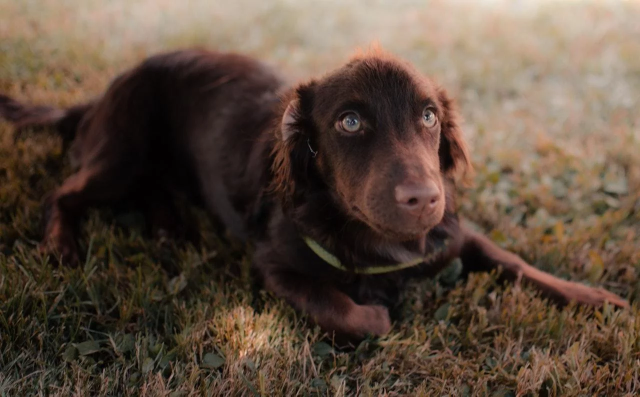
#> input picture 3-Machine_Learning/2-No_Supervisado/2-PCA/Teoria/img/my_doggo_sample.jpeg, 1280 x 793 px (shown at 1/2 size)
$ jupyter execute irene_2_Compress_image.ipynb
#> lines starting #> are read from the running program, lines starting #| are printed output that depends on the picture
A typical digital image is made by stacking Red, Blue and Green pixel arrays of intensities ranging from 0 to 255.

A grayscale image does not contain color but only shades of gray. The pixel intensity in a grayscale image varies from black (0 intensity) to white (255 full intensity) to make it what we usually call as a Black & White image.

Digits dataset is a grayscale image dataset of handwritten digit having 1797 8×8 images.

[cell 1]
#importing the dataset
import numpy as np
import matplotlib.pyplot as plt
from sklearn.datasets import load_digits

digits = load_digits()
data = digits.data
data.shape

[cell 2]
data[0].reshape(8, 8)

sklearn.datasets module makes it quick to import digits data by importing load_digits class from it. The shape of the digit data is (1797, 64). 8×8 pixels are flattened to create a vector of length 64 for every image.

[cell 3]
#taking a sample image to view
#Remember image is in the form of numpy array.
image_sample = data[0,:].reshape(8,8)
image_sample

[cell 4]
digits.data.shape

[cell 5]
plt.imshow(image_sample, cmap='binary')
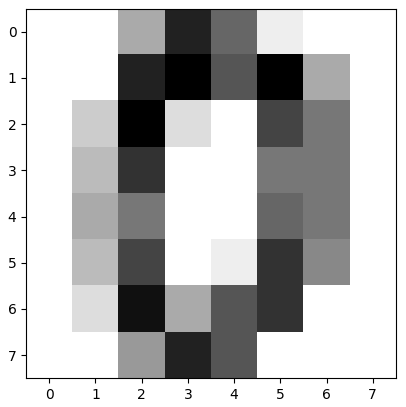
#> figure drawn by matplotlib, 1 panel

Now, using PCA, let’s reduce the image dimensions from 64 to just 2 so that we can visualize the dataset using a Scatterplot.

[cell 6]
from sklearn.decomposition import PCA

pca = PCA(2)
converted_data = pca.fit_transform(digits.data)

converted_data.shape

We can also pass a float value less than 1 instead of an integer number. i.e. PCA(0.90) this means the algorithm will find the principal components which explain 90% of the variance in data.

[cell 7]
#plt.style.use('seaborn-whitegrid')
plt.figure(figsize = (10,6))
c_map = plt.cm.get_cmap('jet', 10)
plt.scatter(converted_data[:, 0], converted_data[:, 1], s = 15,
            cmap = c_map , c = digits.target)
plt.colorbar()
plt.xlabel('PC-1') , plt.ylabel('PC-2')
plt.show();
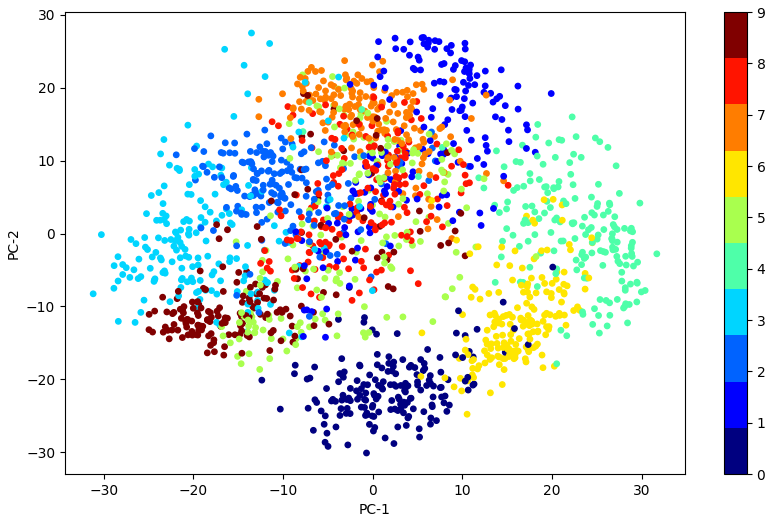
#> figure drawn by matplotlib, 2 panels

Another cool application of PCA is in Image compression. Let’s have a look at how can we achieve this with python.

[cell 8]
# %pip install opencv-python

[cell 9]
# Importing required libraries
import cv2
import numpy as np
from sklearn.decomposition import PCA

[cell 10]
# Loading the image
img = cv2.imread('img/my_doggo_sample.jpeg')
#> img is the input picture: shape (793, 1280, 3); mean B, G, R 62.4, 75.8, 93.3

[cell 11]
img.shape
#> Out = (793, 1280, 3)

[cell 12]
793*1280*3

[cell 13]
img[0].shape
#> Out = (1280, 3)

[cell 14]
img

[cell 15]
plt.imshow(img);

[cell 16]
rgb_image = cv2.cvtColor(img, cv2.COLOR_BGR2RGB)
plt.imshow(rgb_image);

[cell 17]
img.shape
#> Out = (793, 1280, 3)

[cell 18]
img.size
#> Out = 3045120

[cell 19]
793*1280

[cell 20]
img

[cell 21]
# Splitting the image in R,G,B arrays.
blue, green, red = cv2.split(img)
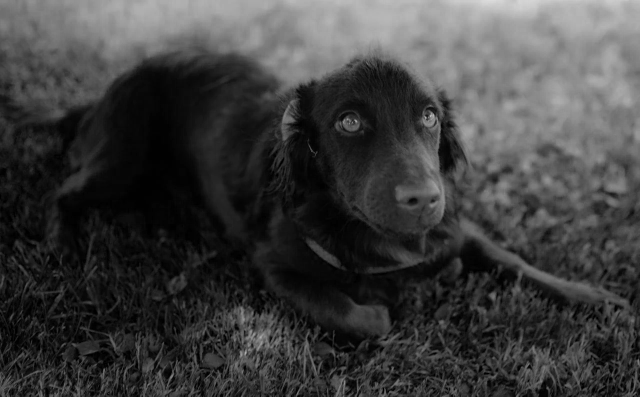
#> blue: shape (793, 1280) (shown at 1/2 size); min 0, max 220, mean 62.4
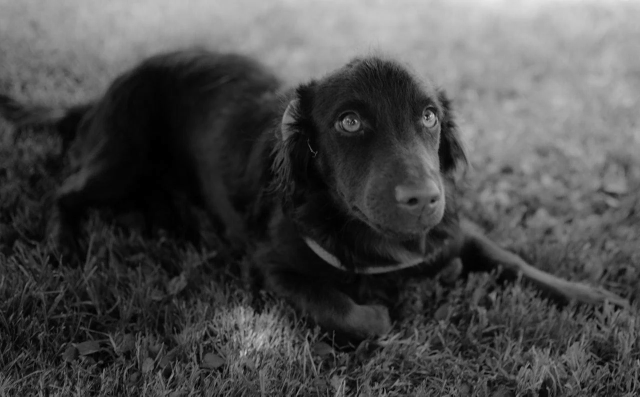
#> green: shape (793, 1280) (shown at 1/2 size); min 0, max 232, mean 75.8

#it will split the original image into Blue, Green and Red arrays.

[cell 22]
blue.shape
#> Out = (793, 1280)

[cell 23]
793*1280

[cell 24]
img_not_compressed = cv2.merge([red,green,blue])
#viewing the not compressed image
plt.imshow(img_not_compressed);

[cell 25]
img_not_compressed = cv2.merge([blue, green, red])
#viewing the not compressed image
plt.imshow(img_not_compressed);

OpenCV will split into Blue, Green, and Red channels instead of Red, Blue, and Green. Be very careful of the sequence here.

[cell 26]
# Initialize PCA with first 20 principal components
pca = PCA(20)

#Applying to red channel and then applying inverse transform to transformed array.
red_transformed = pca.fit_transform(red)
print('red_transformed.shape:', red_transformed.shape)
#| red_transformed.shape: (793, 20)
red_inverted = pca.inverse_transform(red_transformed)
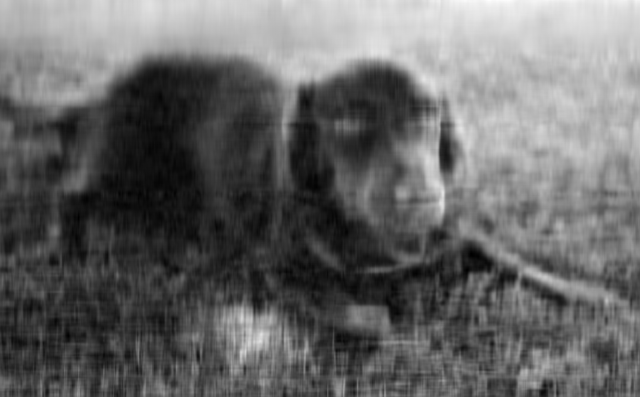
#> red_inverted: shape (793, 1280) float64 (shown at 1/2 size); min -10.84, max 246.3, mean 93.3; drawn with min black and max white
print('red_inverted.shape:', red_inverted.shape)
#| red_inverted.shape: (793, 1280)

#Applying to Green channel and then applying inverse transform to transformed array.
green_transformed = pca.fit_transform(green)
print('green_transformed.shape:', green_transformed.shape)
#| green_transformed.shape: (793, 20)
green_inverted = pca.inverse_transform(green_transformed)
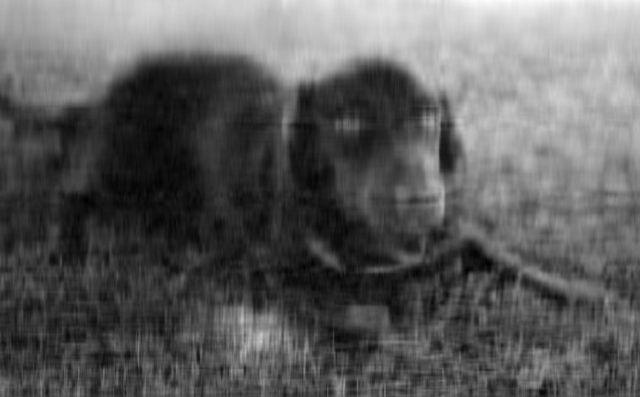
#> green_inverted: shape (793, 1280) float64 (shown at 1/2 size); min -12.45, max 230, mean 75.8; drawn with min black and max white
print('green_inverted.shape:', green_inverted.shape)
#| green_inverted.shape: (793, 1280)

#Applying to Blue channel and then applying inverse transform to transformed array.
blue_transformed = pca.fit_transform(blue)
print('blue_transformed.shape:', blue_transformed.shape)
#| blue_transformed.shape: (793, 20)
blue_inverted = pca.inverse_transform(blue_transformed)
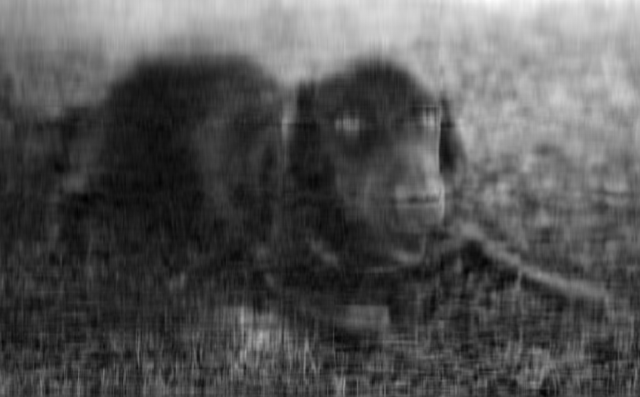
#> blue_inverted: shape (793, 1280) float64 (shown at 1/2 size); min -16.39, max 221.2, mean 62.4; drawn with min black and max white
print('blue_inverted.shape:', blue_inverted.shape)
#| blue_inverted.shape: (793, 1280)

[cell 27]
1280/20

In the process of reconstructing the original dimensions from the reduced dimensions, some information is lost as we keep only selected principal components, 20 in this case.

[cell 28]
img_compressed = (cv2.merge([red_inverted, green_inverted, blue_inverted])).astype(np.uint8)
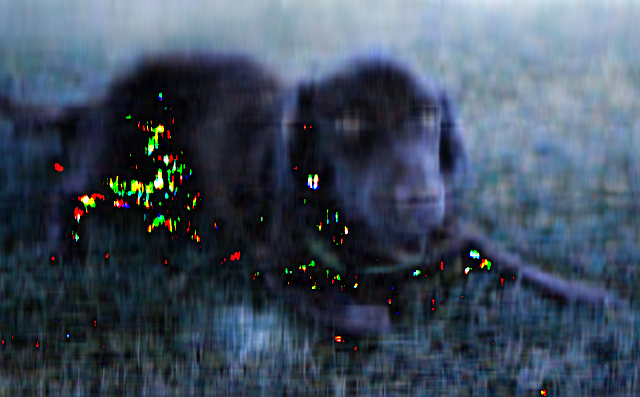
#> img_compressed: shape (793, 1280, 3) (shown at 1/2 size); mean of channels 0, 1, 2 93.6, 77.2, 63.7; drawn as B, G, R

Stacking the inverted arrays using dstack function. Here it is important to specify the datatype of our arrays, as most images are of 8 bit. Each pixel is represented by one 8-bit byte.

[cell 29]
#viewing the compressed image
plt.imshow(img_compressed)
# plt.imsave('img\img_compressed.jpg', img_compressed);

The output above is what we get when considering just 20 Principal components. (Nota: lo hemos aplicado al largo, no a toda la imagen con reshape. Aún así la compresión ha sido muy alta: de 1280 a 20)

If we increase the number of Principal components the output image will get clear.

[cell 30]
# Initialize PCA with first 20 principal components
pca = PCA(200)

#Applying to red channel and then applying inverse transform to transformed array.
red_transformed = pca.fit_transform(red)
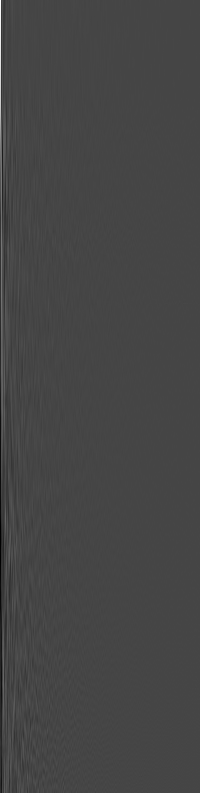
#> red_transformed: shape (793, 200) float64; min -1601.2, max 4249.3, mean 0; drawn with min black and max white
print('red_transformed.shape:', red_transformed.shape)
#| red_transformed.shape: (793, 200)
red_inverted = pca.inverse_transform(red_transformed)
print('red_inverted.shape:', red_inverted.shape)
#| red_inverted.shape: (793, 1280)

#Applying to Green channel and then applying inverse transform to transformed array.
green_transformed = pca.fit_transform(green)
print('green_transformed.shape:', green_transformed.shape)
#| green_transformed.shape: (793, 200)
green_inverted = pca.inverse_transform(green_transformed)
print('green_inverted.shape:', green_inverted.shape)
#| green_inverted.shape: (793, 1280)

#Applying to Blue channel and then applying inverse transform to transformed array.
blue_transformed = pca.fit_transform(blue)
print('blue_transformed.shape:', blue_transformed.shape)
#| blue_transformed.shape: (793, 200)
blue_inverted = pca.inverse_transform(blue_transformed)
print('blue_inverted.shape:', blue_inverted.shape)
#| blue_inverted.shape: (793, 1280)

img_compressed = (cv2.merge([red_inverted, green_inverted, blue_inverted])).astype(np.uint8)

#viewing the compressed image
plt.imshow(img_compressed);

[cell 31]
img_compressed = (cv2.merge([red_transformed, green_transformed, blue_transformed])).astype(np.uint8)
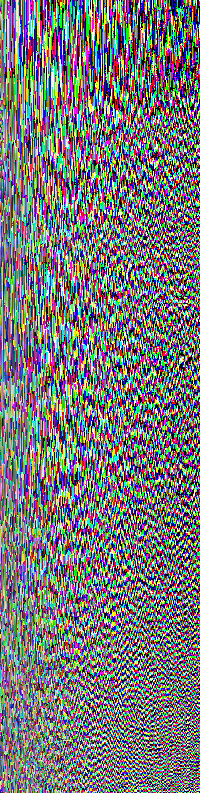
#> img_compressed: shape (793, 200, 3); mean R, G, B 118.1, 118.5, 119.3

#viewing the compressed image
plt.imshow(img_compressed);

[cell 32]
img_compressed.shape
#> Out = (793, 200, 3)
